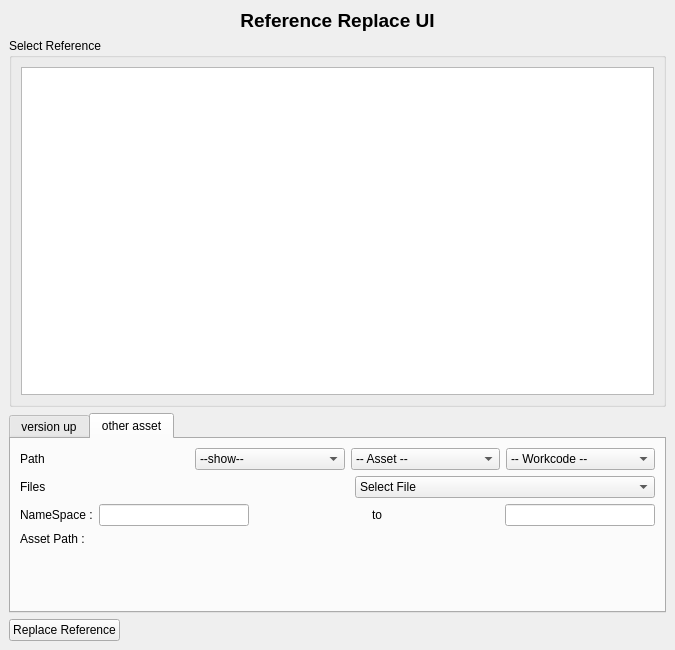
<?xml version="1.0" encoding="UTF-8"?>
<ui version="4.0">
 <class>MainWindow</class>
 <widget class="QMainWindow" name="MainWindow">
  <property name="geometry">
   <rect>
    <x>0</x>
    <y>0</y>
    <width>675</width>
    <height>650</height>
   </rect>
  </property>
  <property name="windowTitle">
   <string>MainWindow</string>
  </property>
  <widget class="QWidget" name="centralwidget">
   <layout class="QGridLayout" name="gridLayout_2">
    <item row="0" column="0">
     <widget class="QLabel" name="label">
      <property name="sizePolicy">
       <sizepolicy hsizetype="Expanding" vsizetype="Fixed">
        <horstretch>0</horstretch>
        <verstretch>0</verstretch>
       </sizepolicy>
      </property>
      <property name="font">
       <font>
        <pointsize>14</pointsize>
        <weight>75</weight>
        <bold>true</bold>
       </font>
      </property>
      <property name="frameShadow">
       <enum>QFrame::Plain</enum>
      </property>
      <property name="lineWidth">
       <number>1</number>
      </property>
      <property name="midLineWidth">
       <number>0</number>
      </property>
      <property name="text">
       <string>Reference Replace UI</string>
      </property>
      <property name="textFormat">
       <enum>Qt::AutoText</enum>
      </property>
      <property name="alignment">
       <set>Qt::AlignCenter</set>
      </property>
     </widget>
    </item>
    <item row="1" column="0">
     <widget class="QGroupBox" name="groupBox">
      <property name="maximumSize">
       <size>
        <width>16777215</width>
        <height>16777215</height>
       </size>
      </property>
      <property name="title">
       <string>Select Reference</string>
      </property>
      <layout class="QGridLayout" name="gridLayout">
       <item row="0" column="0">
        <widget class="QListWidget" name="DDaniRp_refList">
         <property name="sizePolicy">
          <sizepolicy hsizetype="Expanding" vsizetype="Expanding">
           <horstretch>0</horstretch>
           <verstretch>0</verstretch>
          </sizepolicy>
         </property>
         <property name="maximumSize">
          <size>
           <width>16777215</width>
           <height>16777215</height>
          </size>
         </property>
         <property name="dragEnabled">
          <bool>false</bool>
         </property>
         <property name="selectionMode">
          <enum>QAbstractItemView::ExtendedSelection</enum>
         </property>
        </widget>
       </item>
      </layout>
     </widget>
    </item>
    <item row="2" column="0">
     <widget class="QTabWidget" name="ReferencingType_Tab">
      <property name="maximumSize">
       <size>
        <width>16777215</width>
        <height>200</height>
       </size>
      </property>
      <property name="currentIndex">
       <number>1</number>
      </property>
      <widget class="QWidget" name="versionUp_Tab">
       <attribute name="title">
        <string>version up</string>
       </attribute>
       <layout class="QVBoxLayout" name="verticalLayout">
        <item>
         <widget class="QListWidget" name="DDaniRp_fileList"/>
        </item>
       </layout>
      </widget>
      <widget class="QWidget" name="CustomAsset_Tab">
       <attribute name="title">
        <string>other asset</string>
       </attribute>
       <layout class="QVBoxLayout" name="verticalLayout_3">
        <item>
         <layout class="QHBoxLayout" name="horizontalLayout_2">
          <item>
           <widget class="QLabel" name="label_2">
            <property name="text">
             <string>Path</string>
            </property>
           </widget>
          </item>
          <item>
           <spacer name="horizontalSpacer_3">
            <property name="orientation">
             <enum>Qt::Horizontal</enum>
            </property>
            <property name="sizeType">
             <enum>QSizePolicy::Fixed</enum>
            </property>
            <property name="sizeHint" stdset="0">
             <size>
              <width>20</width>
              <height>20</height>
             </size>
            </property>
           </spacer>
          </item>
          <item>
           <widget class="QComboBox" name="Show_CmbBox">
            <item>
             <property name="text">
              <string>--show--</string>
             </property>
            </item>
           </widget>
          </item>
          <item>
           <widget class="QComboBox" name="Asset_CmbBox">
            <item>
             <property name="text">
              <string>-- Asset --</string>
             </property>
            </item>
           </widget>
          </item>
          <item>
           <widget class="QComboBox" name="Workcode_CmbBox">
            <item>
             <property name="text">
              <string>-- Workcode --</string>
             </property>
            </item>
           </widget>
          </item>
         </layout>
        </item>
        <item>
         <layout class="QHBoxLayout" name="horizontalLayout_4">
          <item>
           <widget class="QLabel" name="label_3">
            <property name="text">
             <string>Files</string>
            </property>
           </widget>
          </item>
          <item>
           <spacer name="horizontalSpacer_5">
            <property name="orientation">
             <enum>Qt::Horizontal</enum>
            </property>
            <property name="sizeHint" stdset="0">
             <size>
              <width>40</width>
              <height>20</height>
             </size>
            </property>
           </spacer>
          </item>
          <item>
           <widget class="QComboBox" name="mbFileList_CmbBox">
            <property name="minimumSize">
             <size>
              <width>300</width>
              <height>0</height>
             </size>
            </property>
            <item>
             <property name="text">
              <string>Select File</string>
             </property>
            </item>
           </widget>
          </item>
         </layout>
        </item>
        <item>
         <layout class="QHBoxLayout" name="horizontalLayout_3">
          <item>
           <widget class="QLabel" name="label_4">
            <property name="text">
             <string>NameSpace :</string>
            </property>
           </widget>
          </item>
          <item>
           <widget class="QLineEdit" name="OldNameSpace_lineEdit">
            <property name="sizePolicy">
             <sizepolicy hsizetype="Expanding" vsizetype="Fixed">
              <horstretch>0</horstretch>
              <verstretch>0</verstretch>
             </sizepolicy>
            </property>
            <property name="minimumSize">
             <size>
              <width>150</width>
              <height>0</height>
             </size>
            </property>
           </widget>
          </item>
          <item>
           <spacer name="horizontalSpacer_2">
            <property name="orientation">
             <enum>Qt::Horizontal</enum>
            </property>
            <property name="sizeHint" stdset="0">
             <size>
              <width>40</width>
              <height>20</height>
             </size>
            </property>
           </spacer>
          </item>
          <item>
           <widget class="QLabel" name="label_6">
            <property name="text">
             <string>to</string>
            </property>
           </widget>
          </item>
          <item>
           <spacer name="horizontalSpacer_4">
            <property name="orientation">
             <enum>Qt::Horizontal</enum>
            </property>
            <property name="sizeHint" stdset="0">
             <size>
              <width>40</width>
              <height>20</height>
             </size>
            </property>
           </spacer>
          </item>
          <item>
           <widget class="QLineEdit" name="NewNameSpace_lineEdit">
            <property name="sizePolicy">
             <sizepolicy hsizetype="Expanding" vsizetype="Fixed">
              <horstretch>0</horstretch>
              <verstretch>0</verstretch>
             </sizepolicy>
            </property>
            <property name="minimumSize">
             <size>
              <width>150</width>
              <height>0</height>
             </size>
            </property>
           </widget>
          </item>
         </layout>
        </item>
        <item>
         <layout class="QHBoxLayout" name="horizontalLayout_5">
          <item>
           <widget class="QLabel" name="label_5">
            <property name="maximumSize">
             <size>
              <width>90</width>
              <height>16777215</height>
             </size>
            </property>
            <property name="text">
             <string>Asset Path :</string>
            </property>
           </widget>
          </item>
          <item>
           <widget class="QLabel" name="AssetPath_Txt">
            <property name="text">
             <string/>
            </property>
           </widget>
          </item>
         </layout>
        </item>
        <item>
         <spacer name="verticalSpacer">
          <property name="orientation">
           <enum>Qt::Vertical</enum>
          </property>
          <property name="sizeHint" stdset="0">
           <size>
            <width>20</width>
            <height>40</height>
           </size>
          </property>
         </spacer>
        </item>
       </layout>
      </widget>
     </widget>
    </item>
    <item row="3" column="0">
     <layout class="QHBoxLayout" name="horizontalLayout">
      <property name="sizeConstraint">
       <enum>QLayout::SetDefaultConstraint</enum>
      </property>
      <item>
       <widget class="QPushButton" name="DDaniRp_DoBtn">
        <property name="text">
         <string>Replace Reference</string>
        </property>
       </widget>
      </item>
      <item>
       <spacer name="horizontalSpacer">
        <property name="orientation">
         <enum>Qt::Horizontal</enum>
        </property>
        <property name="sizeType">
         <enum>QSizePolicy::Expanding</enum>
        </property>
        <property name="sizeHint" stdset="0">
         <size>
          <width>40</width>
          <height>20</height>
         </size>
        </property>
       </spacer>
      </item>
     </layout>
    </item>
   </layout>
  </widget>
  <widget class="QMenuBar" name="menubar">
   <property name="geometry">
    <rect>
     <x>0</x>
     <y>0</y>
     <width>675</width>
     <height>26</height>
    </rect>
   </property>
  </widget>
 </widget>
 <resources/>
 <connections/>
</ui>
